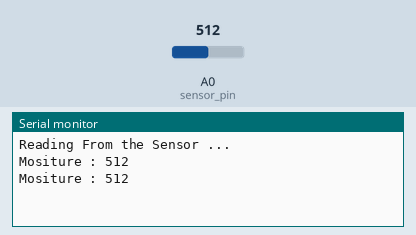
Recording of a sketch running on a simulated Arduino Uno, built with avr-gcc and run on an emulated ATmega328P. Shown: the last lines printed to the serial monitor. The inputs (shaded band) are chosen by the test bench; at power-on: A0 (sensor_pin) = 512.

Above: at 2.2 s.
2.3 s: A0 (sensor_pin) set to 716
At 3.6 s:
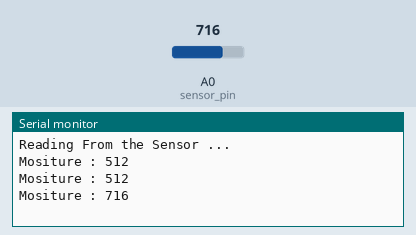
3.8 s: A0 (sensor_pin) set to 900
At 4.8 s:
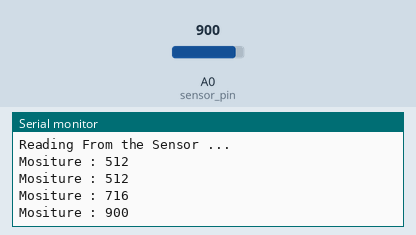
Timing chart, 0 to 6.8 s (numbered marks = the images above; inputs shaded):
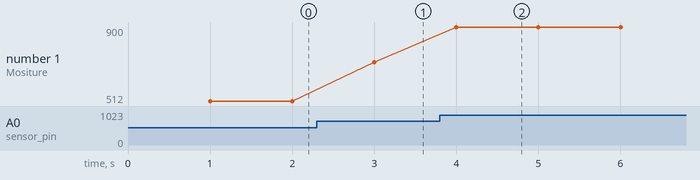

The sketch:

humidity_sensor.ino
```cpp
unsigned short sensor_pin = A0;
unsigned short output_value ;
void setup() {
  Serial.begin(57600);
  Serial.println("Reading From the Sensor ...");
  delay(1000);

}

void loop() {
  output_value= analogRead(sensor_pin);
 // output_value = map(output_value,1023,0,0,100); //map(value, fromLow, fromHigh, toLow, toHigh)
  Serial.print("Mositure : ");
  Serial.println(output_value);
  delay(1000);

}
```

Measured:
- after the input at 2.3 s, the serial monitor: prints a new line after 0.70 s (image 1)
- after the input at 3.8 s, the serial monitor: prints a new line after 0.20 s (image 2)
- plotted number 1: 512 → 716 after the input at 2.3 s, 716 → 900 after the input at 3.8 s
